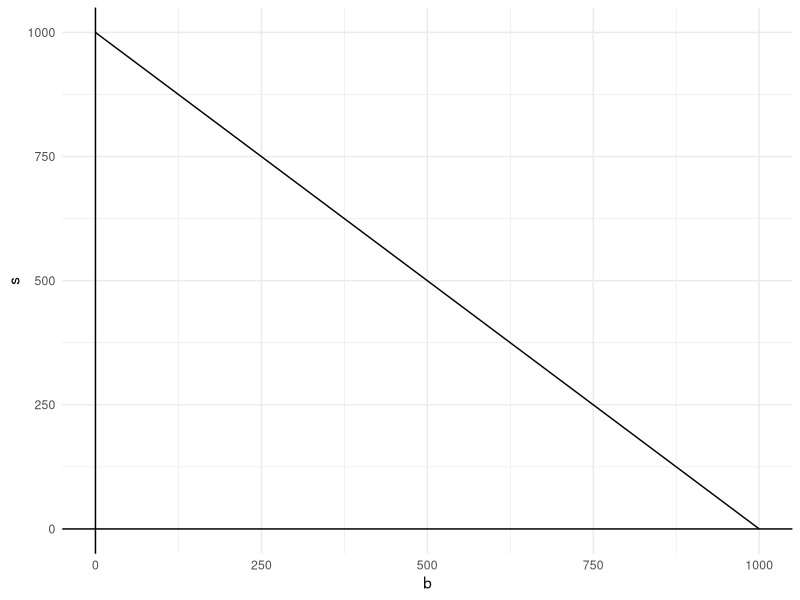
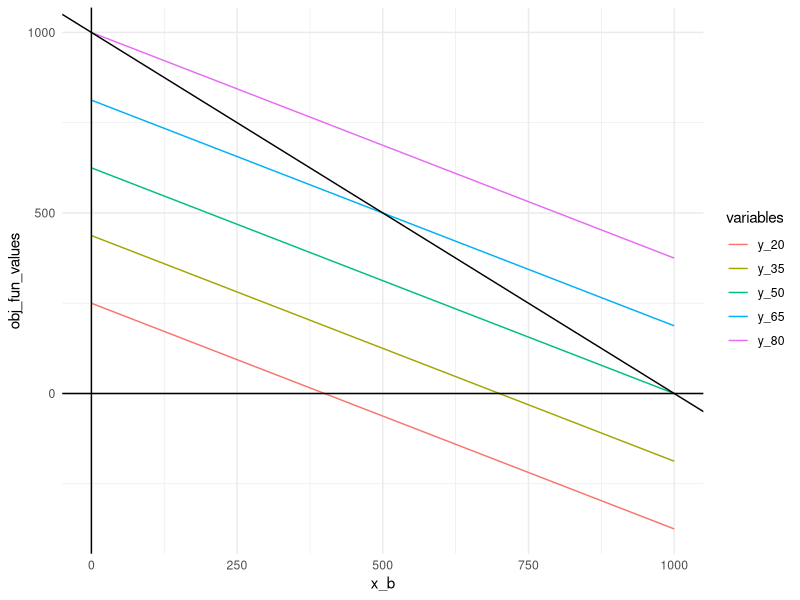

R code for these plots, in order:
## ---- chunk 1

library(tidyverse)
library(rmarkdown)
library(knitr)
library(xml2)
library(lpSolve) #Note this new library for Linear Programming

knitr::opts_chunk$set(echo = T, 
                      warning = T, 
                      message = F, 
                      eval = T, 
                      include = T,
                      fig.height=3.5, 
                      fig.width=3.5,
                      fig.align = 'center'
                      )
## ---- chunk 2

b <- 0:1000
s <- 1000 - b

ggplot(data.frame(cbind(b, s)), aes(b, s)) +
  geom_line() +
  geom_vline(xintercept = 0) + #vertical line
  geom_hline(yintercept = 0) + #horizontal line
  theme_minimal()

## ---- chunk 3

x_b <- 0:1000

y_20 <- (20-0.05*x_b)/0.08
y_35 <- (35-0.05*x_b)/0.08
y_50 <- (50-0.05*x_b)/0.08
y_65 <- (65-0.05*x_b)/0.08
y_80 <- (80-0.05*x_b)/0.08

data_plot_w <- cbind(x_b, y_20, 
                     y_35, y_50, 
                     y_65, y_80) %>%
  dplyr::as_tibble() #wide format

data_plot_l <- tidyr::gather(data_plot_w, 
                             y_20:y_80,
                             key = "variables",
                             value = "obj_fun_values") #long format

ggplot(data = data_plot_l, aes(x_b, obj_fun_values)) +
  geom_line(aes(color = variables)) +
  geom_vline(xintercept = 0) +
  geom_hline(yintercept = 0) +
  geom_abline(aes(intercept = 1000, slope = -1)) +
  theme_minimal()


## ---- chunk 4

optim_port <- lpSolve::lp(direction = "max",
                          objective.in = c(0.05, 0.08),
                          const.mat = matrix(c(1,1), #must be matrix
                                             nrow = 1,
                                             byrow = T
                                             ),
                          const.dir = c("<=", "<="),
                          const.rhs = 1000
                          )

optim_port$solution

optim_port$objval

## ---- chunk 5

optim_lp <- lpSolve::lp(direction = "max",
                        objective.in = c(25, 20),
                        const.mat = matrix(c(20, 12, 1/15, 1/15),
                                           nrow = 2,
                                           byrow = T),
                        const.dir = c("<=", "<="),
                        const.rhs = c(1800, 8)
                        )

optim_lp$solution

optim_lp$objval

## ---- chunk 6

num <- 201 #number of points
u <- rnorm(num, 0, 1) #normal 0, 1 residuals

# One constraint per row: a[i], b[i] >= 0
A1 <- cbind(diag(2*num),0)

# a[i] - b[i] = y[i] - y
A2 <- cbind(diag(num), -diag(num), 1)

quant_med <- lpSolve::lp("min",
                         c(rep(1,2*num),0),
                         rbind(A1, A2),
                         c(rep(">=", 2*num), rep("=", num)),
                         c(rep(0,2*num), u)
                         )

quant_med$solution %>% tail()

median(u)
